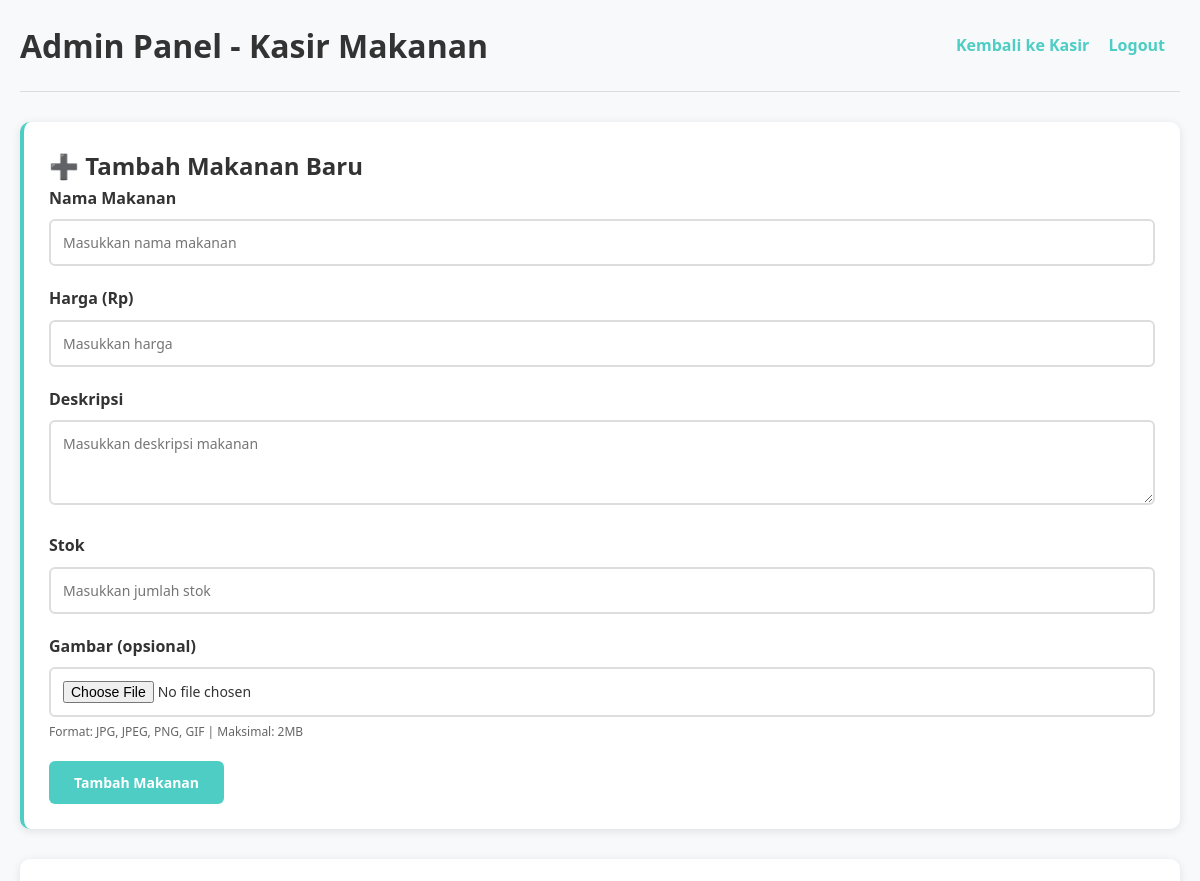
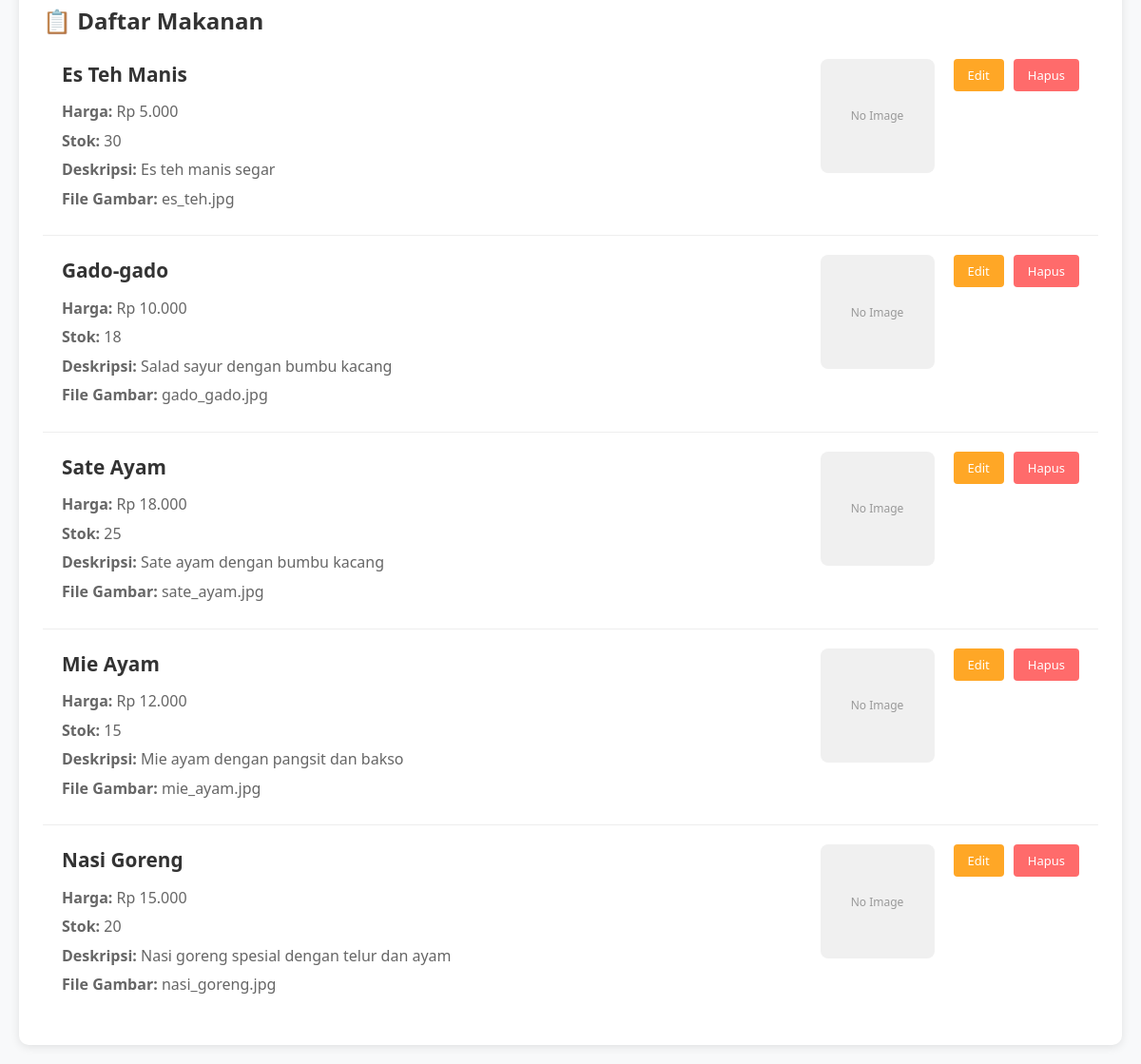
The app's page /admin.php (signed in) with its own data (2 pictures, top to bottom).
### tables this page shows
CREATE TABLE makanan (
    id INT(11) PRIMARY KEY AUTO_INCREMENT,
    nama VARCHAR(100) NOT NULL,
    harga DECIMAL(10,2) NOT NULL,
    deskripsi TEXT,
    stok INT(11) DEFAULT 0,
    gambar VARCHAR(100)
);

### admin.php (the view, shortened to what this page needs)
<?php
include 'config.php';
$sql = "SELECT * FROM makanan ORDER BY id DESC";
$result = $conn->query($sql);
?>
<!DOCTYPE html>
<html lang="id">
<head>
    <link rel="stylesheet" href="style.css">
</head>
<body>
    <div class="admin-container">
        <div class="admin-header">
            <h1>Admin Panel - Kasir Makanan</h1>
            <div class="admin-nav">
                <a href="index.php">Kembali ke Kasir</a>
                <a href="logout.php">Logout</a>
            </div>
        </div>
        <div class="form-tambah">
            <h2>➕ Tambah Makanan Baru</h2>
            <form method="POST" action="" enctype="multipart/form-data">
                <div class="form-group">
                    <label for="nama">Nama Makanan</label>
                    <input type="text" id="nama" name="nama" required placeholder="Masukkan nama makanan">
                </div>
                <div class="form-group">
                    <label for="harga">Harga (Rp)</label>
                    <input type="number" id="harga" name="harga" min="0" required placeholder="Masukkan harga">
                </div>
                <div class="form-group">
                    <label for="deskripsi">Deskripsi</label>
                    <textarea id="deskripsi" name="deskripsi" rows="3" required placeholder="Masukkan deskripsi makanan"></textarea>
                </div>
                <div class="form-group">
                    <label for="stok">Stok</label>
                    <input type="number" id="stok" name="stok" min="0" required placeholder="Masukkan jumlah stok">
                </div>
                <div class="form-group">
                    <label for="gambar">Gambar (opsional)</label>
                    <input type="file" id="gambar" name="gambar" accept="image/*">
                    <div class="file-info">Format: JPG, JPEG, PNG, GIF | Maksimal: 2MB</div>
                </div>
                <button type="submit" name="tambah_makanan" class="btn-tambah">Tambah Makanan</button>
            </form>
        </div>
        <div class="daftar-makanan">
            <h2>📋 Daftar Makanan</h2>
            <?php if ($result->num_rows > 0): ?>
                <?php while($row = $result->fetch_assoc()): ?>
                    <div class="makanan-item" id="makanan-<?php echo $row['id']; ?>">
                        <div class="makanan-info">
                            <h3><?php echo htmlspecialchars($row['nama']); ?></h3>
                            <p><strong>Harga:</strong> Rp <?php echo number_format($row['harga'], 0, ',', '.'); ?></p>
                            <p><strong>Stok:</strong> <?php echo htmlspecialchars($row['stok']); ?></p>
                            <p><strong>Deskripsi:</strong> <?php echo htmlspecialchars($row['deskripsi']); ?></p>
                            <?php if (!empty($row['gambar'])): ?>
                                <p><strong>File Gambar:</strong> <?php echo basename($row['gambar']); ?></p>
                            <?php endif; ?>
                        </div>
                        <?php if (!empty($row['gambar']) && file_exists($row['gambar'])): ?>
                            <img src="<?php echo $row['gambar']; ?>" alt="<?php echo htmlspecialchars($row['nama']); ?>" class="makanan-gambar">
                        <?php else: ?>
                            <div class="no-image-admin">
                                No Image
                            </div>
                        <?php endif; ?>
                        <div class="makanan-actions">
                            <button class="btn-edit-item" onclick="editMakanan(<?php echo $row['id']; ?>, '<?php echo htmlspecialchars($row['nama']); ?>', <?php echo $row['harga']; ?>, '<?php echo htmlspecialchars($row['deskripsi']); ?>', <?php echo $row['stok']; ?>, '<?php echo $row['gambar']; ?>')">
                                Edit
                            </button>
                            <button class="btn-hapus" onclick="hapusMakanan(<?php echo $row['id']; ?>)">Hapus</button>
                        </div>
                    </div>
                <?php endwhile; ?>
            <?php endif; ?>
        </div>
    </div>
</body>
</html>

### style.css (style rules this page uses)
* { margin: 0; padding: 0; box-sizing: border-box; font-family: 'Segoe UI', Tahoma, Geneva, Verdana, sans-serif; }
body { background-color: #f8f9fa; color: #333; line-height: 1.6; }

### admin.php (style rules this page uses)
.admin-container { max-width: 1200px; margin: 0 auto; padding: 20px; }
.admin-header { display: flex; justify-content: space-between; align-items: center; margin-bottom: 30px; padding-bottom: 20px; border-bottom: 1px solid #ddd; }
.admin-nav a { margin-right: 15px; text-decoration: none; color: #4ecdc4; font-weight: bold; }
.form-tambah, .form-edit { background: white; padding: 25px; border-radius: 10px; box-shadow: 0 2px 10px rgba(0, 0, 0, 0.1); margin-bottom: 30px; border-left: 4px solid #4ecdc4; }
.form-group { margin-bottom: 20px; }
.form-group label { display: block; margin-bottom: 8px; font-weight: 600; color: #333; }
.form-group input, .form-group textarea { width: 100%; padding: 12px; border: 2px solid #ddd; border-radius: 6px; font-size: 14px; transition: border-color 0.3s; }
.btn-tambah, .btn-edit { padding: 12px 25px; background: #4ecdc4; color: white; border: none; border-radius: 6px; cursor: pointer; font-weight: 600; font-size: 14px; transition: background 0.3s; }
.daftar-makanan { background: white; padding: 25px; border-radius: 10px; box-shadow: 0 2px 10px rgba(0, 0, 0, 0.1); }
.makanan-item { display: flex; justify-content: space-between; align-items: flex-start; padding: 20px; border-bottom: 1px solid #eee; gap: 20px; transition: background 0.3s; }
.makanan-item:last-child { border-bottom: none; }
.makanan-info { flex: 1; }
.makanan-info h3 { margin-bottom: 10px; color: #333; font-size: 1.3em; }
.makanan-info p { margin-bottom: 5px; color: #666; }
.makanan-actions { display: flex; gap: 10px; }
.btn-edit-item { padding: 8px 15px; background: #ffa726; color: white; text-decoration: none; border-radius: 4px; border: none; cursor: pointer; font-size: 13px; transition: background 0.3s; }
.btn-hapus { padding: 8px 15px; background: #ff6b6b; color: white; text-decoration: none; border-radius: 4px; border: none; cursor: pointer; font-size: 13px; transition: background 0.3s; }
.file-info { font-size: 12px; color: #666; margin-top: 5px; }
.no-image-admin { width: 120px; height: 120px; background: #f0f0f0; display: flex; align-items: center; justify-content: center; border-radius: 8px; color: #999; font-size: 12px; text-align: center; }

### records on screen
makanan: nama "Es Teh Manis", harga "5.000", stok "30", deskripsi "Es teh manis segar", gambar "es_teh.jpg", shows "No Image"
makanan: nama "Gado-gado", harga "10.000", stok "18", deskripsi "Salad sayur dengan bumbu kacang", gambar "gado_gado.jpg", shows "No Image"
makanan: nama "Sate Ayam", harga "18.000", stok "25", deskripsi "Sate ayam dengan bumbu kacang", gambar "sate_ayam.jpg", shows "No Image"
makanan: nama "Mie Ayam", harga "12.000", stok "15", deskripsi "Mie ayam dengan pangsit dan bakso", gambar "mie_ayam.jpg", shows "No Image"
makanan: nama "Nasi Goreng", harga "15.000", stok "20", deskripsi "Nasi goreng spesial dengan telur dan ayam", gambar "nasi_goreng.jpg", shows "No Image"
